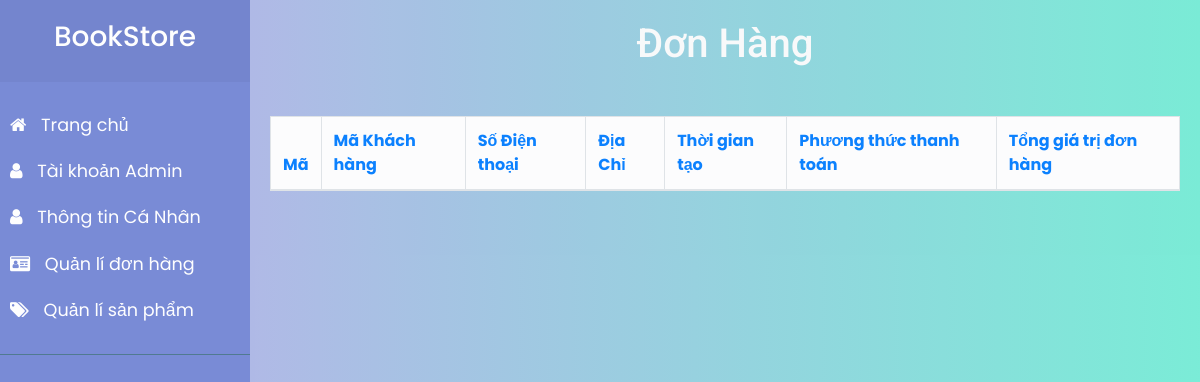
/Frontend/Admin/Order.php, run on an earlier commit of the app's database.
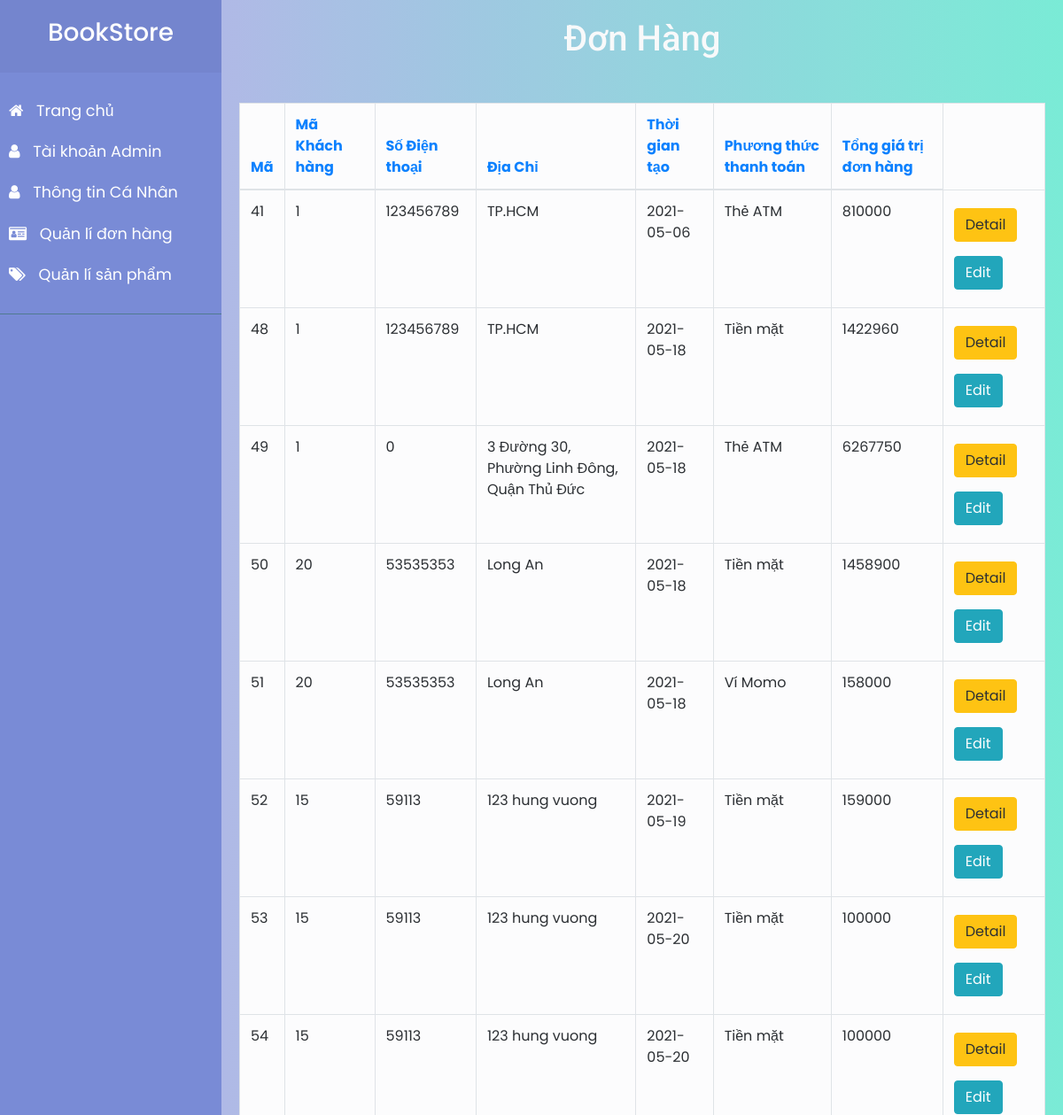
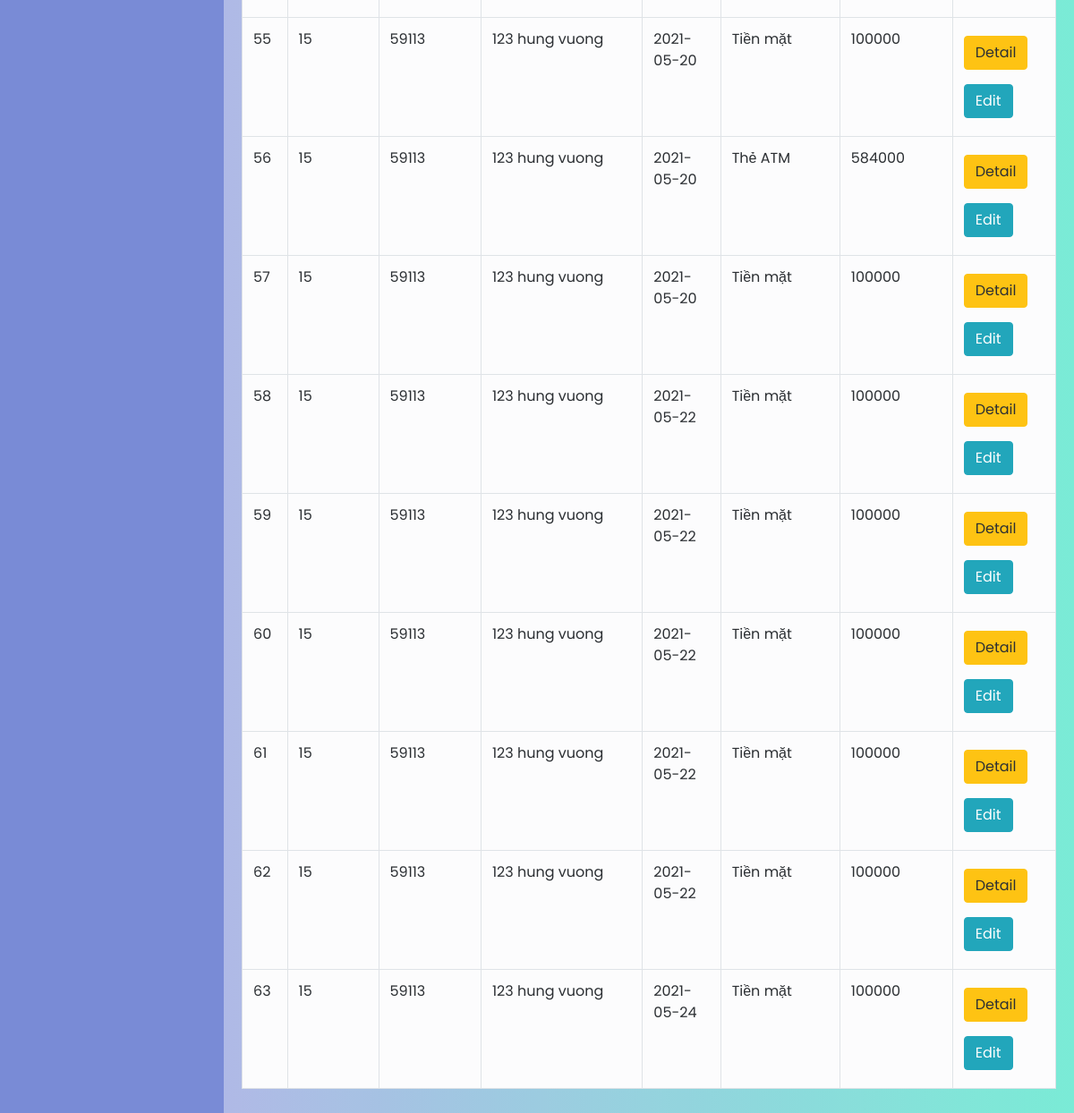
And on a later commit of the database (2 pictures, top to bottom).
### tables this page shows
CREATE TABLE `donhang` (
  `MaDH` int(255) NOT NULL,
  `MaKH` int(11) NOT NULL,
  `TenNguoiNhan` text NOT NULL,
  `PhoneNguoiNhan` int(11) NOT NULL,
  `DiaChiNguoiNhan` text NOT NULL,
  `ThoiGianTao` date NOT NULL,
  `PhuongThucThanhToan` text NOT NULL,
  `TongGiaTriDonHang` float NOT NULL
);

### Frontend/Admin/Order.php (the view, shortened to what this page needs)
<!DOCTYPE html>
<html lang="en">
  <head>
    <link
      rel="stylesheet"
      href="https://cdnjs.cloudflare.com/ajax/libs/font-awesome/4.7.0/css/font-awesome.min.css"
    />
    <link rel="stylesheet" href="css/bootstrap.min.css" />
    <link rel="stylesheet" href="css/jquery-ui.min.css" />
    <link rel="stylesheet" href="css/modal.css" />
    <link rel="stylesheet" href="css/style4.css" />
    <link rel="stylesheet" type="text/css" href="css/main.css" />
  </head>
  <body>
    <div class="wrapper">
      <?php
         include("sidebar.php");
      ?>
      <div id="content">
        <h1 class="text-center text-title-Don text-light">
          Đơn Hàng
        </h1>
        <table class="my-5 table table-bordered table-hover table-light">
                <thead class="text-primary">
                  <tr>
                    <th class="nowrap">
                      <span class="">Mã </span>
                    </th>
                    <th>Mã Khách hàng</th>
                    <th>Số Điện thoại</th>
                    <th>Địa Chỉ </th>
                    <th>Thời gian tạo</th>
                    <th>Phương thức thanh toán</th>
                    <th>Tổng giá trị đơn hàng</th>
                  </tr>
                </thead>
                <tbody id="tableDonHang">
                <?php
            include("connect.php");
            $lenh = "SELECT d.MaDH, d.MaKH ,d.PhoneNguoiNhan, d.DiaChiNguoiNhan, d.ThoiGianTao, d.PhuongThucThanhToan, d.TongGiaTriDonHang FROM donhang as d";
            $kq = mysqli_query($conn,$lenh);
            while($row = mysqli_fetch_row($kq))
            {
                echo"
                    <tr key=$row[0] id='item'>
                            <td>$row[0]</td>
                            <td>$row[1]</td>
                            <td>$row[2]</td>
                            <td>$row[3]</td>
                            <td>$row[4]</td>
                            <td>$row[5]</td>
                            <td>$row[6]</td>
                            <td>
                            <a href='DetailOrder.php?id=$row[0]'> <button class='my-2 btn btn-warning'>Detail</button></a>
                            <a href='updateOrder.php?id=$row[0]'> <button class='my-2 btn btn-info' onclick='edit()'>Edit</button></a>
                            </td>
                        </tr>
                        ";
            };
        ?>
                </tbody>
              </table>
      </div>
    </div>
  </body>
</html>

What changed in the data, as far as the page shows it:
added donhang: MaDH "41", MaKH "1", PhoneNguoiNhan "123456789", DiaChiNguoiNhan "TP.HCM", ThoiGianTao "2021-05-06", PhuongThucThanhToan "Thẻ ATM", TongGiaTriDonHang "810000"
added donhang: MaDH "48", MaKH "1", PhoneNguoiNhan "123456789", DiaChiNguoiNhan "TP.HCM", ThoiGianTao "2021-05-18", PhuongThucThanhToan "Tiền mặt", TongGiaTriDonHang "1422960"
added donhang: MaDH "49", MaKH "1", PhoneNguoiNhan "0", DiaChiNguoiNhan "3 Đường 30, Phường Linh Đông, Quận Thủ Đức", ThoiGianTao "2021-05-18", PhuongThucThanhToan "Thẻ ATM", TongGiaTriDonHang "6267750"
added donhang: MaDH "50", MaKH "20", PhoneNguoiNhan "53535353", DiaChiNguoiNhan "Long An", ThoiGianTao "2021-05-18", PhuongThucThanhToan "Tiền mặt", TongGiaTriDonHang "1458900"
added donhang: MaDH "51", MaKH "20", PhoneNguoiNhan "53535353", DiaChiNguoiNhan "Long An", ThoiGianTao "2021-05-18", PhuongThucThanhToan "Ví Momo", TongGiaTriDonHang "158000"
added donhang: MaDH "52", MaKH "15", PhoneNguoiNhan "59113", DiaChiNguoiNhan "123 hung vuong", ThoiGianTao "2021-05-19", PhuongThucThanhToan "Tiền mặt", TongGiaTriDonHang "159000"
added donhang: MaDH "53", MaKH "15", PhoneNguoiNhan "59113", DiaChiNguoiNhan "123 hung vuong", ThoiGianTao "2021-05-20", PhuongThucThanhToan "Tiền mặt", TongGiaTriDonHang "100000"
added donhang: MaDH "54", MaKH "15", PhoneNguoiNhan "59113", DiaChiNguoiNhan "123 hung vuong", ThoiGianTao "2021-05-20", PhuongThucThanhToan "Tiền mặt", TongGiaTriDonHang "100000"
added donhang: MaDH "55", MaKH "15", PhoneNguoiNhan "59113", DiaChiNguoiNhan "123 hung vuong", ThoiGianTao "2021-05-20", PhuongThucThanhToan "Tiền mặt", TongGiaTriDonHang "100000"
added donhang: MaDH "56", MaKH "15", PhoneNguoiNhan "59113", DiaChiNguoiNhan "123 hung vuong", ThoiGianTao "2021-05-20", PhuongThucThanhToan "Thẻ ATM", TongGiaTriDonHang "584000"
added donhang: MaDH "57", MaKH "15", PhoneNguoiNhan "59113", DiaChiNguoiNhan "123 hung vuong", ThoiGianTao "2021-05-20", PhuongThucThanhToan "Tiền mặt", TongGiaTriDonHang "100000"
added donhang: MaDH "58", MaKH "15", PhoneNguoiNhan "59113", DiaChiNguoiNhan "123 hung vuong", ThoiGianTao "2021-05-22", PhuongThucThanhToan "Tiền mặt", TongGiaTriDonHang "100000"
added donhang: MaDH "59", MaKH "15", PhoneNguoiNhan "59113", DiaChiNguoiNhan "123 hung vuong", ThoiGianTao "2021-05-22", PhuongThucThanhToan "Tiền mặt", TongGiaTriDonHang "100000"
added donhang: MaDH "60", MaKH "15", PhoneNguoiNhan "59113", DiaChiNguoiNhan "123 hung vuong", ThoiGianTao "2021-05-22", PhuongThucThanhToan "Tiền mặt", TongGiaTriDonHang "100000"
added donhang: MaDH "61", MaKH "15", PhoneNguoiNhan "59113", DiaChiNguoiNhan "123 hung vuong", ThoiGianTao "2021-05-22", PhuongThucThanhToan "Tiền mặt", TongGiaTriDonHang "100000"
added donhang: MaDH "62", MaKH "15", PhoneNguoiNhan "59113", DiaChiNguoiNhan "123 hung vuong", ThoiGianTao "2021-05-22", PhuongThucThanhToan "Tiền mặt", TongGiaTriDonHang "100000"
added donhang: MaDH "63", MaKH "15", PhoneNguoiNhan "59113", DiaChiNguoiNhan "123 hung vuong", ThoiGianTao "2021-05-24", PhuongThucThanhToan "Tiền mặt", TongGiaTriDonHang "100000"
